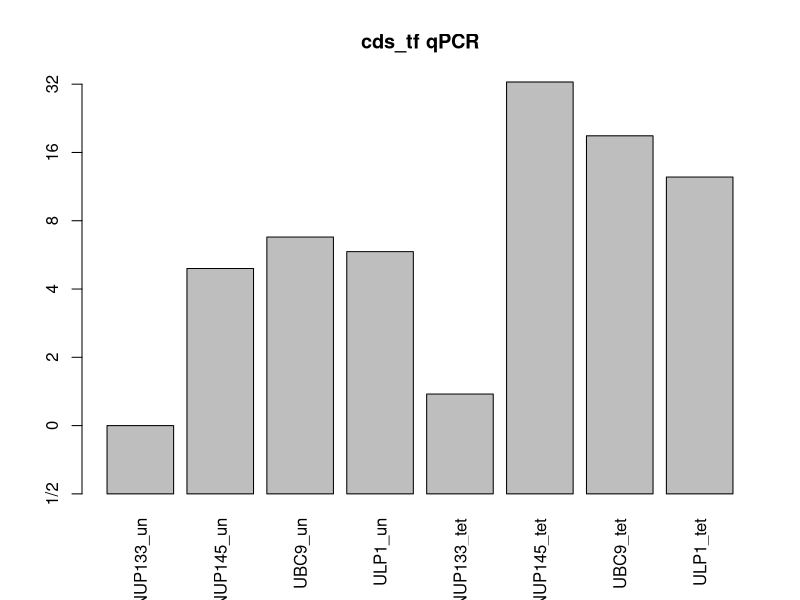
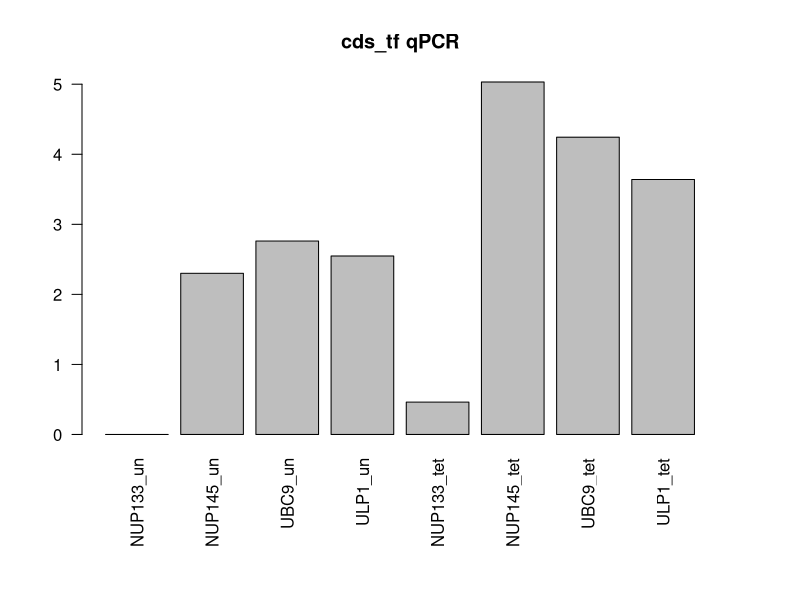

The R script that drew these images, in order:
#Barplots of qPCRs

cds_tf <- c(-0.000000001592368015, 2.300711998, 2.761421187, 2.547691513, 
            0.4620509363, 5.031665399, 4.243890226, 3.64003348)
names(cds_tf) <- c("NUP133_un", "NUP145_un", "UBC9_un", "ULP1_un", 
                      "NUP133_tet", "NUP145_tet", "UBC9_tet", "ULP1_tet")
pdf("cds_tf_qPCR.pdf", useDingbats=FALSE, width=5, height=6)
par(mar=c(8,4,4,4)+.1)
barplot(cds_tf, main="cds_tf qPCR", las = 2)
dev.off()

#re-normlaization
cds_tf <- c(0.9999999984, 3.300711998, 3.761421187, 3.547691513, 
            1.462050936, 6.031665399, 5.243890226, 4.64003348)
names(cds_tf) <- c("NUP133_un", "NUP145_un", "UBC9_un", "ULP1_un", 
                   "NUP133_tet", "NUP145_tet", "UBC9_tet", "ULP1_tet")
barplot(cds_tf, main="cds_tf qPCR", las = 2, axes = FALSE)
axis(side = 2, at = c(0, 1, 2, 3, 4, 5, 6), 
     labels=c("1/2", "0", "2", "4", "8", "16", "32"))

